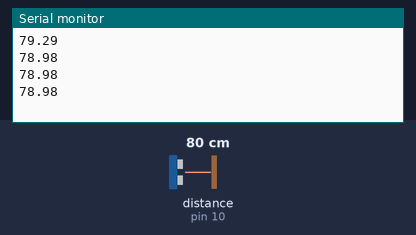
A sketch run on a simulated Arduino Uno, built with avr-gcc and run on an emulated ATmega328P. Parts: the last lines printed to the serial monitor. Wiring (inferred from the names in the program): ultrasonic range finder: trigger pin 9; echo pin 10. The test bench sets the inputs (shaded band); at power-on: distance to the obstacle (sensor on pin 10) 80 cm. The echo pulse lasts 58.3 µs per cm.

Above: at 1.2 s.
1.3 s: distance to the obstacle (sensor on pin 10) set to 2 cm
At 1.73 s:
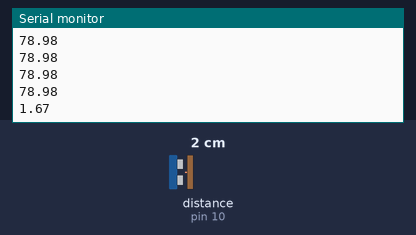
2.8 s: distance to the obstacle (sensor on pin 10) set to 4 cm
At 2.94 s:
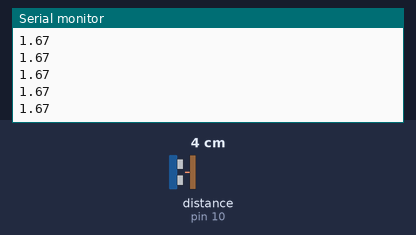
Timing chart, 0 to 5.8 s (numbered marks = the images above; inputs shaded):
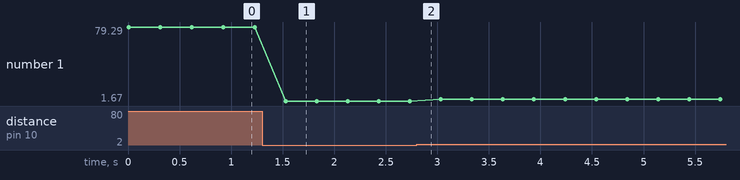

Measured:
- after the input at 1.3 s, the serial monitor: prints a new line after 0.23 s (image 1)
- plotted number 1: 78.98 → 1.67 after the input at 1.3 s, 1.67 → 3.64 after the input at 2.8 s

The sketch:

Sonner.ino
```cpp
  int trigPin = 9;
  int echoPin = 10;
  long duration;
  float distance;
void setup() {
  pinMode(trigPin,OUTPUT);
  pinMode(echoPin,INPUT);
  Serial.begin(9600);

}

void loop() {
  digitalWrite(trigPin,LOW);
  delayMicroseconds(2);
  digitalWrite(trigPin,HIGH);
  delayMicroseconds(10);
  digitalWrite(trigPin,LOW);
  duration = pulseIn(echoPin,HIGH);
  distance = ((duration)/2)*.034;
  Serial.println(distance);
  delay(300);

}
```
